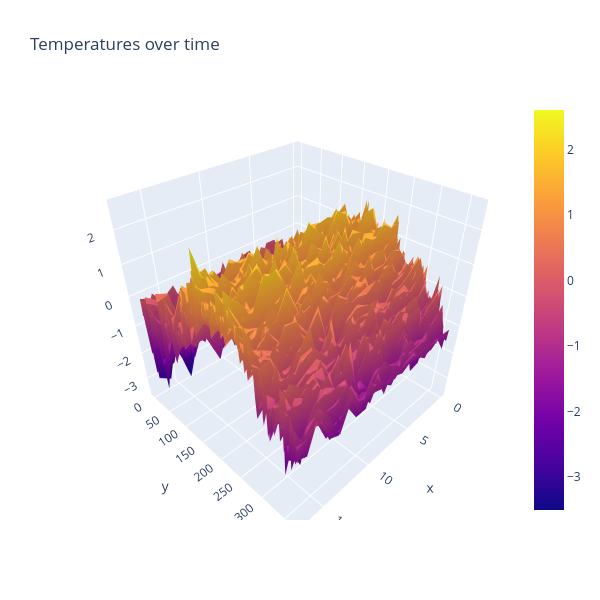

The code cell stored with this chart in its notebook:
### Code cell
#Plot ALL weather data for all stations for a year 

#X = weather station
#Y = day of the year
#Z = temperature

#you can click/hold in the graph below to rotate!

fig = go.Figure(data=[go.Surface(z=notempyear.values)])
fig.update_layout(title='Temperatures over time', autosize=False,
                  width=600, height=600)
fig.show()

### Figure 1 — Plotly figure (JSON) as saved in the notebook; plotly's stock layout.template omitted (floating-point values rounded to 4 significant figures; data arrays with more than 128 entries replaced by an {"elided": "..."} marker saying what was removed)
{"data": [{"type": "surface", "z": {"elided": "366x18 float values"}}], "layout": {"autosize": false, "height": 600, "scene": {"aspectmode": "auto", "aspectratio": {"x": 1, "y": 1, "z": 1}}, "title": {"text": "Temperatures over time"}, "width": 600}}
